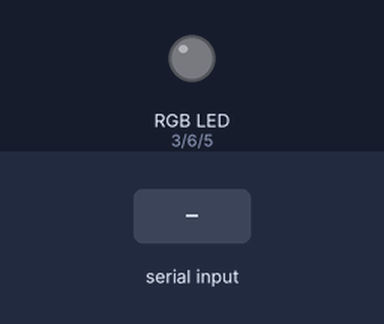
Bench run of a sketch on a simulated Arduino Uno, built with avr-gcc and run on an emulated ATmega328P. Parts: an RGB LED mixed from three pins (HIGH = lit). The test bench sets the inputs (shaded band). Dim RGB values are drawn brighter than linear.

Above: at 1.2 s.
1.3 s: "4\n" received over Serial
At 2.06 s:
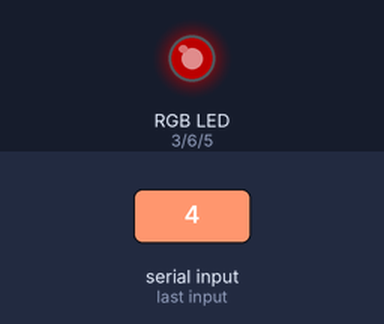
At 4.16 s:
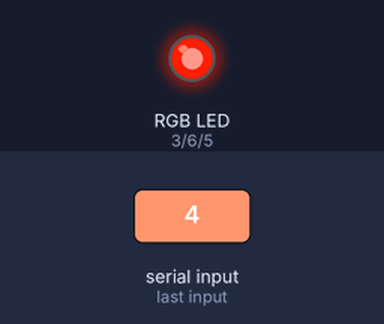
Timing chart, 0 to 19.3 s (numbered marks = the images above; inputs shaded):
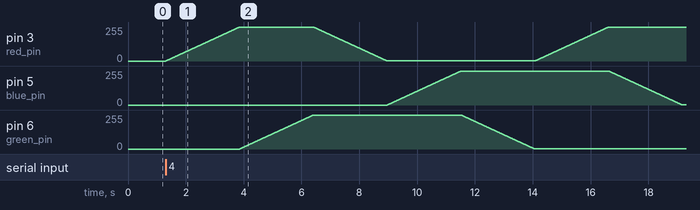

Measured:
- after the input at 1.3 s, pin 5 (blue_pin), pin 6 (green_pin): rises from 0/255 to 255/255 in 7.6 s, then falls to 1/255 in 2.5 s

The sketch:

ledControl.ino
```cpp
int light_mode = 0;
byte red_pin = 3;
byte blue_pin = 5;
byte green_pin = 6;
byte photoDiode_pin = A5;

int brightness;
long prevTime = 0;

void setup() {
  pinMode(red_pin, OUTPUT);
  pinMode(blue_pin, OUTPUT);
  pinMode(green_pin, OUTPUT);
  pinMode(photoDiode_pin, INPUT);
  Serial.begin(9600);
}

void loop() {
  // put your main code here, to run repeatedly:
  if (Serial.available() > 0){
    light_mode = Serial.parseInt();
  }
  switch(light_mode){
    case 1:
      light_blink(red_pin);
      break;
    case 2:
      light_blink(blue_pin);
      break;
    case 3:
      light_blink(green_pin);
      break;
    case 4:
      rainbow();
      break;
    case 5:
      if ((millis() - prevTime) > 1000){
        brightness = map(analogRead(photoDiode_pin), 500, 900, 0, 255);
        prevTime = millis();
      }
      analogWrite(red_pin, brightness);
  }
}

void reset(){
  analogWrite(red_pin, 0);
  analogWrite(blue_pin, 0);
  analogWrite(green_pin, 0);
}

void light_blink(byte pin_number){
  reset();
  delay(100);
  analogWrite(pin_number, 255);
  delay(100);
}

void light_fade_up(byte pin_number){
  for (byte x = 0; x < 255; x++){
    analogWrite(pin_number, x);
    delay(10);
  }
}

void light_fade_down(byte pin_number){
  for (byte x = 255; x > 0; x--){
    analogWrite(pin_number, x);
    delay(10);
  }
}

void rainbow(){
  reset();
  light_fade_up(red_pin);
  light_fade_up(green_pin);
  light_fade_down(red_pin);
  light_fade_up(blue_pin);
  light_fade_down(green_pin);
  light_fade_up(red_pin);
  light_fade_down(blue_pin);
}
```
